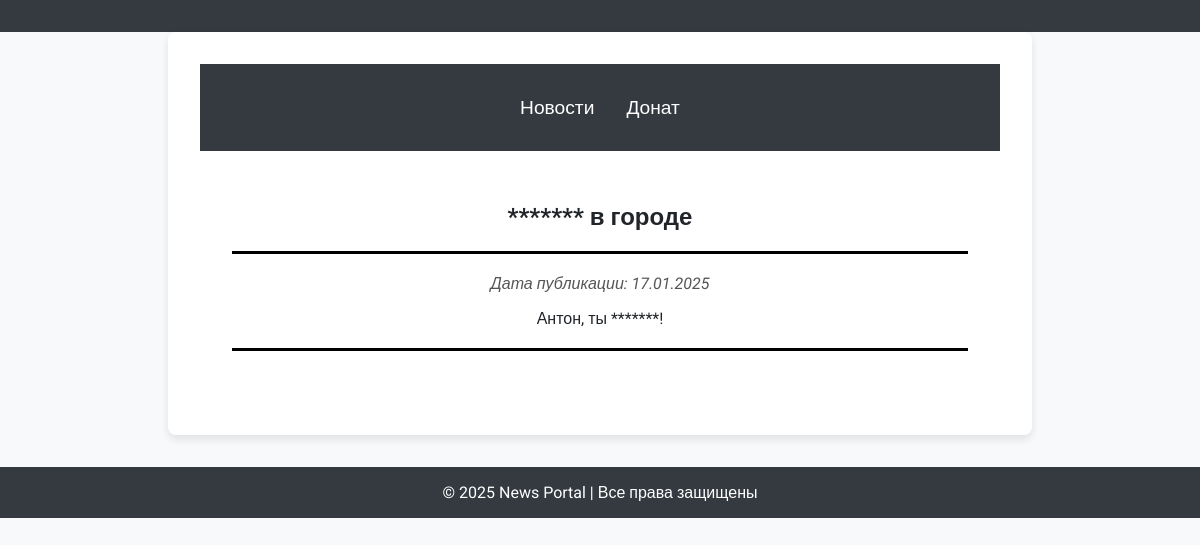
The app's page /news/news/4/ with its own data.
### news/models.py (models this page shows, shortened)
class Post(models.Model):
    ARTICLE = 'AR'
    NEWS = 'NW'
    POST_TYPES = [
        (ARTICLE, 'Статья'),
        (NEWS, 'Новость'),
    ]
    author = models.ForeignKey(Author, on_delete=models.CASCADE)
    type = models.CharField(max_length=2, choices=POST_TYPES, default=ARTICLE)
    created_at = models.DateTimeField(auto_now_add=True)
    categories = models.ManyToManyField(Category, through='PostCategory')
    title = models.CharField(max_length=255)
    text = models.TextField()
    rating = models.IntegerField(default=0)

### news/views.py (the view)
# urls.py: path('news/<int:pk>/', views.news_detail, name='news_detail'),  # Страница полной информации
def news_detail(request, pk):
    post = get_object_or_404(Post, pk=pk)
    return render(request, 'news_detail.html', {'post': post})

### news/templatetags/custom_filters.py (called while the page is built)
@register.filter(name='censor')
def censor(value):
    unwanted_words = ['плохое_слово1', 'плохое_слово2', 'редиска', 'овощ', 'дурак', 'дурашка',
                      'какашка']  # Добавьте свои нежелательные слова
    def replace_word(match):
        word = match.group()
        return '*' * len(word)
    pattern = re.compile(r'\b(' + '|'.join(re.escape(word) for word in unwanted_words) + r')\b', flags=re.IGNORECASE)
    censored_value = pattern.sub(replace_word, value)
    return censored_value

### news/templates/news_detail.html
{% extends 'default.html' %}
{% load custom_filters %}
{% block content %}
    <header>
        <nav style="text-align: center; background-color: #343a40; padding: 1rem;">
            <a href="/home/" style="color: white; text-decoration: none; margin: 0 1rem; font-size: 1.2rem;">Новости</a>
            <a href="/news/home/" style="color: white; text-decoration: none; margin: 0 1rem; font-size: 1.2rem;">Донат</a>
        </nav>
    </header>
<div style="text-align: center; padding: 2rem;">
    <h2>{{ post.title|censor }}</h2>
    <hr class="black-line">
    <p style="font-style: italic; color: #555;">Дата публикации: {{ post.created_at|date:"d.m.Y" }}</p>
    <p>{{ post.text|censor }}</p>
    <hr class="black-line">
</div>
{% endblock %}

### news/templates/default.html (style rules this page uses)
body { font-family: 'Roboto', sans-serif; margin: 0; padding: 0; background-color: #f8f9fa; color: #212529; }
header { background-color: #343a40; padding: 1rem 0; }
nav { display: flex; justify-content: center; }
nav a { color: #ffffff; text-decoration: none; margin: 0 1rem; font-size: 1.2rem; }
.black-line { border: 0; border-top: 3px solid black; margin: 20px 0; }

### records on screen
Post: title|censor "******* в городе", created_at "17.01.2025", text|censor "Антон, ты *******!"
